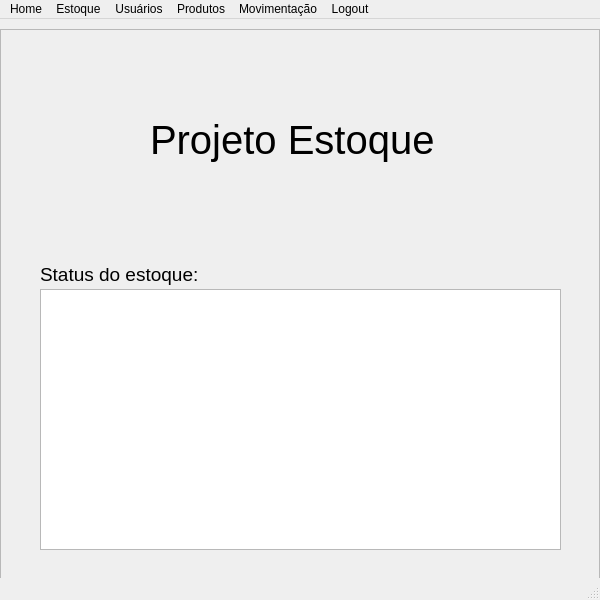
<?xml version="1.0" encoding="UTF-8"?>
<ui version="4.0">
 <class>Home</class>
 <widget class="QMainWindow" name="Home">
  <property name="geometry">
   <rect>
    <x>0</x>
    <y>0</y>
    <width>600</width>
    <height>600</height>
   </rect>
  </property>
  <property name="minimumSize">
   <size>
    <width>600</width>
    <height>600</height>
   </size>
  </property>
  <property name="maximumSize">
   <size>
    <width>600</width>
    <height>600</height>
   </size>
  </property>
  <property name="windowTitle">
   <string>MainWindow</string>
  </property>
  <widget class="QWidget" name="centralwidget">
   <widget class="QFrame" name="content">
    <property name="geometry">
     <rect>
      <x>0</x>
      <y>10</y>
      <width>600</width>
      <height>600</height>
     </rect>
    </property>
    <property name="frameShape">
     <enum>QFrame::StyledPanel</enum>
    </property>
    <property name="frameShadow">
     <enum>QFrame::Raised</enum>
    </property>
    <widget class="QLabel" name="logo">
     <property name="geometry">
      <rect>
       <x>150</x>
       <y>80</y>
       <width>300</width>
       <height>61</height>
      </rect>
     </property>
     <property name="font">
      <font>
       <pointsize>30</pointsize>
      </font>
     </property>
     <property name="text">
      <string>Projeto Estoque</string>
     </property>
    </widget>
    <widget class="QLabel" name="label">
     <property name="geometry">
      <rect>
       <x>40</x>
       <y>230</y>
       <width>171</width>
       <height>31</height>
      </rect>
     </property>
     <property name="font">
      <font>
       <pointsize>14</pointsize>
       <weight>50</weight>
       <bold>false</bold>
      </font>
     </property>
     <property name="text">
      <string>Status do estoque:</string>
     </property>
    </widget>
    <widget class="QListWidget" name="listWidget">
     <property name="geometry">
      <rect>
       <x>40</x>
       <y>260</y>
       <width>521</width>
       <height>261</height>
      </rect>
     </property>
    </widget>
   </widget>
  </widget>
  <widget class="QMenuBar" name="menubar">
   <property name="geometry">
    <rect>
     <x>0</x>
     <y>0</y>
     <width>600</width>
     <height>22</height>
    </rect>
   </property>
   <widget class="QMenu" name="menuHome">
    <property name="title">
     <string>Home</string>
    </property>
    <addaction name="separator"/>
    <addaction name="actionir_para"/>
   </widget>
   <widget class="QMenu" name="menuEstoque">
    <property name="title">
     <string>Estoque</string>
    </property>
    <addaction name="actionVer_Estoque"/>
   </widget>
   <widget class="QMenu" name="menuUsu_rios">
    <property name="title">
     <string>Usuários</string>
    </property>
    <addaction name="actionConsultar"/>
    <addaction name="actionCadastrar_Novo"/>
   </widget>
   <widget class="QMenu" name="menuProdutos">
    <property name="title">
     <string>Produtos</string>
    </property>
    <addaction name="actionConsultar_2"/>
    <addaction name="actionCadastrar"/>
   </widget>
   <widget class="QMenu" name="menuMovimenta_o">
    <property name="title">
     <string>Movimentação</string>
    </property>
    <addaction name="actionConsultar_3"/>
   </widget>
   <widget class="QMenu" name="menuLogout">
    <property name="title">
     <string>Logout</string>
    </property>
    <addaction name="actionSair"/>
   </widget>
   <addaction name="menuHome"/>
   <addaction name="menuEstoque"/>
   <addaction name="menuUsu_rios"/>
   <addaction name="menuProdutos"/>
   <addaction name="menuMovimenta_o"/>
   <addaction name="menuLogout"/>
  </widget>
  <widget class="QStatusBar" name="statusbar"/>
  <action name="actionir_para">
   <property name="text">
    <string>Pagina Inicial</string>
   </property>
  </action>
  <action name="actionVer_Estoque">
   <property name="text">
    <string>Consultar</string>
   </property>
  </action>
  <action name="actionConsultar">
   <property name="text">
    <string>Consultar</string>
   </property>
  </action>
  <action name="actionCadastrar_Novo">
   <property name="text">
    <string>Cadastrar Novo</string>
   </property>
  </action>
  <action name="actionConsultar_2">
   <property name="text">
    <string>Consultar</string>
   </property>
  </action>
  <action name="actionConsultar_3">
   <property name="text">
    <string>Consultar</string>
   </property>
  </action>
  <action name="actionSair">
   <property name="text">
    <string>Sair</string>
   </property>
  </action>
  <action name="actionCadastrar">
   <property name="text">
    <string>Cadastrar</string>
   </property>
  </action>
 </widget>
 <resources/>
 <connections/>
</ui>
